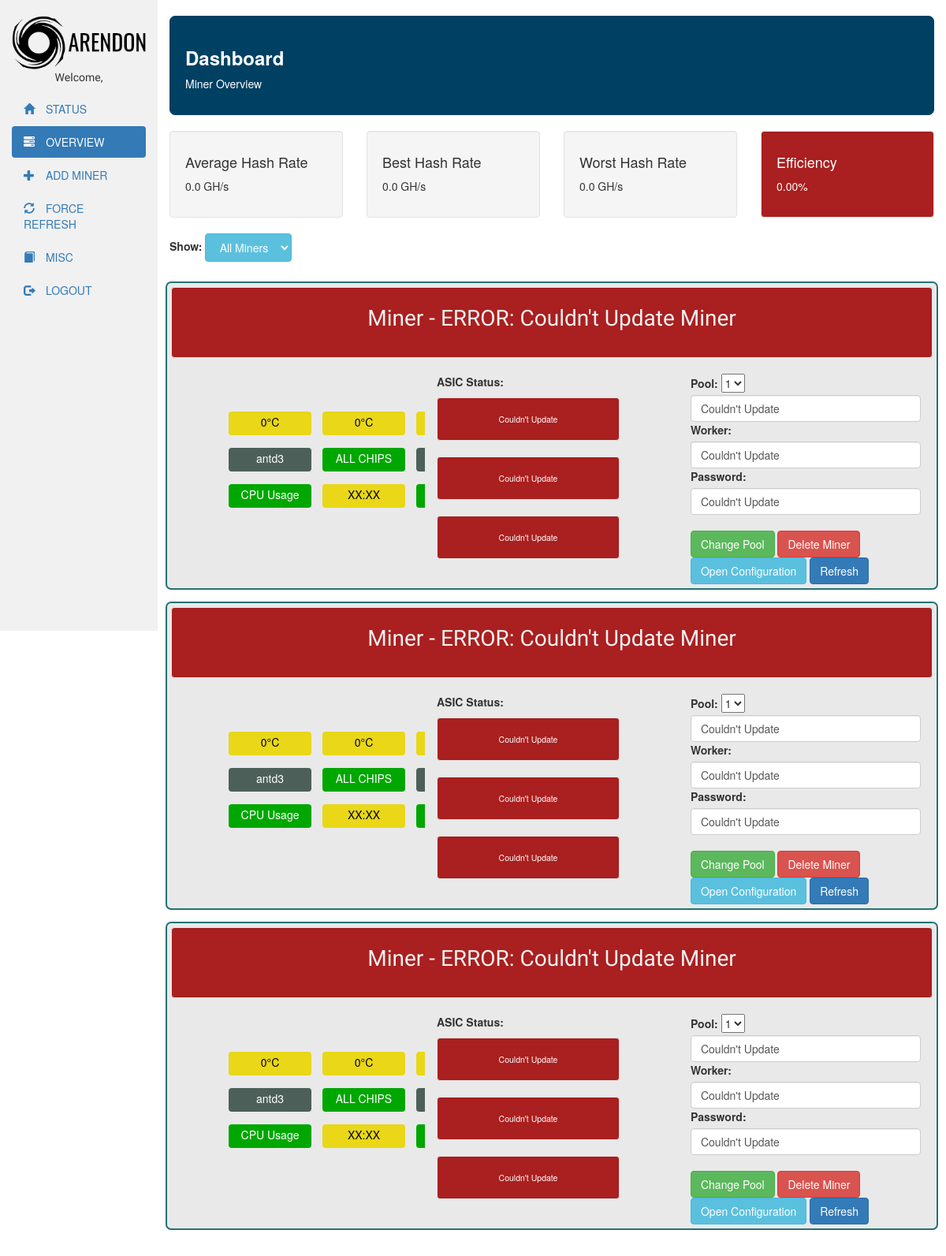
/overview/ (signed in), run on an earlier commit of the app's database.
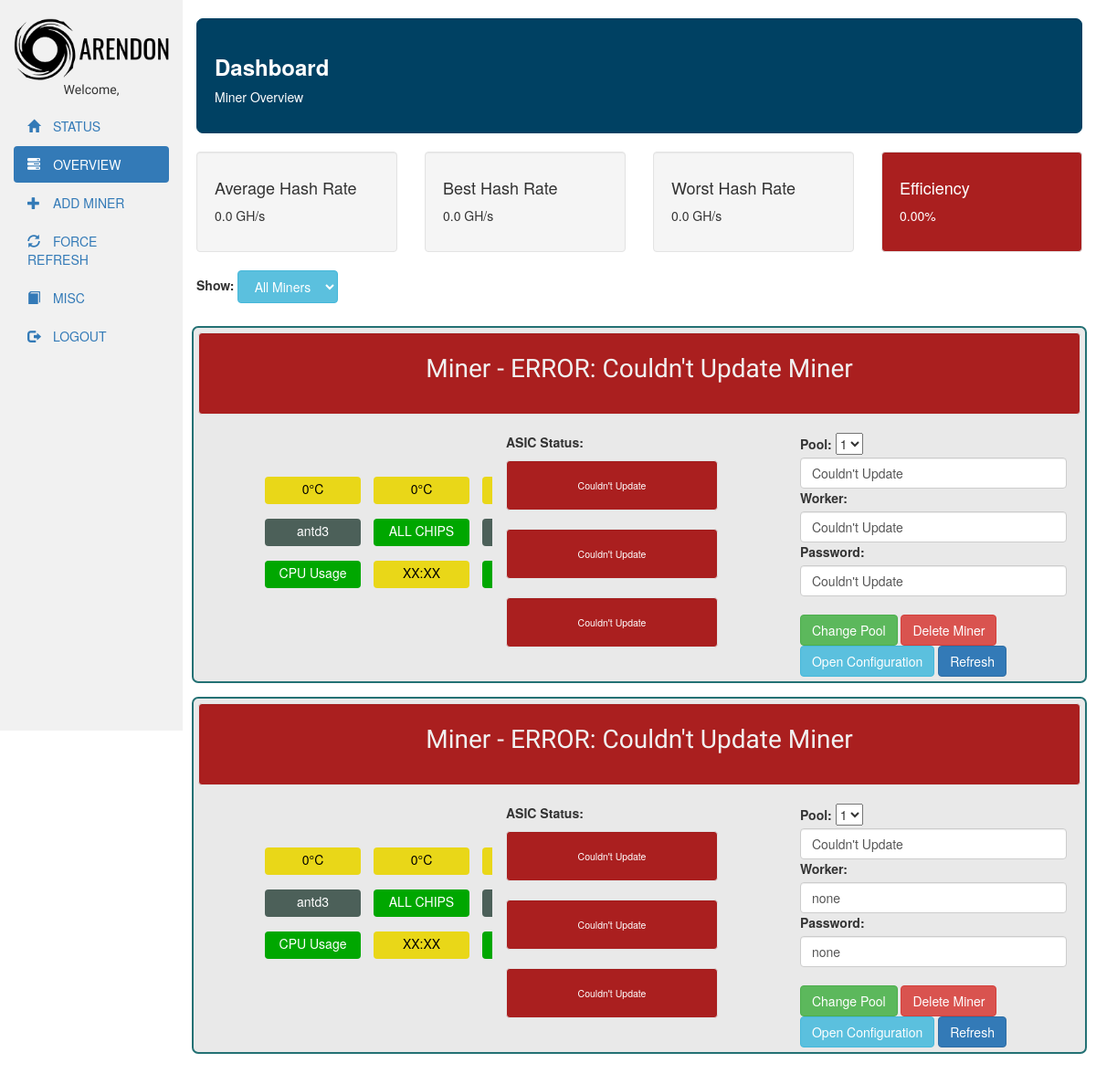
And on a later commit of the database.
### webapp/models.py (models this page shows)
class Miner(models.Model):
    miner_choices = (
    ('antd3','Antminer D3'),
    ('antl3', 'Antminer L3'),
)
    name = models.CharField(max_length=30)
    ip = models.GenericIPAddressField()
    type = models.CharField(max_length=20, choices=miner_choices, default='antd3')
    username = models.CharField(max_length=20, default='root')
    password = models.CharField(max_length=20, default='root')
    sshpassword = models.CharField(max_length=20, default='admin')
    pool_one = models.CharField(max_length=100, default='')
    pool_one_worker = models.CharField(max_length=70, default='')
    pool_one_password = models.CharField(max_length=30, default='')
    pool_two = models.CharField(max_length=100, default='')
    pool_two_worker = models.CharField(max_length=70, default='')
    pool_two_password = models.CharField(max_length=30, default='')
    pool_three = models.CharField(max_length=100, default='')
    pool_three_worker = models.CharField(max_length=70, default='')
    pool_three_password = models.CharField(max_length=30, default='')
    hash_rate = models.FloatField()
    chain_1_temp = models.IntegerField(default=0)
    chain_2_temp = models.IntegerField(default=0)
    chain_3_temp = models.IntegerField(default=0)
    uptime = models.CharField(max_length=20, default='XX:XX')
    asic1 = models.CharField(max_length=70, default='NONE')
    asic2 = models.CharField(max_length=70, default='NONE')
    asic3 = models.CharField(max_length=70, default='NONE')
    bitmain_vil = models.CharField(max_length=10, default='true')
    bitmain_freq = models.CharField(max_length=10, default='0')
    has_error = models.BooleanField(default=True)
    def __unicode__(self):
        return self.name

### webapp/views.py (the view)
# urls.py: url(r'^overview/$',views.overview,name='overview'),
@login_required(login_url='/login/')
def overview(request):
	global HASH_BENCHMARK
	global deleted
	global added
	global pool_change
	global force_ref
	template_dict = {}
	query_list = Miner.objects.all()
	print query_list
	sum = 0.0
	counter = 0.0
	average_hash = 0.0
	high_hash = 0.0
	low_hash = 10000000000000000000.0
	has_miners = False
	for miner in query_list:
		has_miners = True
		if miner.hash_rate > high_hash:
			high_hash = miner.hash_rate
		if miner.hash_rate < low_hash:
			low_hash = miner.hash_rate
		sum = sum + miner.hash_rate
		counter = counter + 1.0
	if counter != 0.0:
		average_hash = str(sum/counter)
	if low_hash == 10000000000000000000.0:
		low_hash = 0.0
	template_dict['eff'] = "{0:.2f}".format((float(average_hash)/HASH_BENCHMARK)*100)
	template_dict['object_list'] = query_list
	template_dict['avg_hash'] = average_hash
	template_dict['min_hash'] = low_hash
	template_dict['max_hash'] = high_hash
	template_dict['miners'] = query_list
	template_dict['user'] = request.user.get_short_name()
	template_dict['has_miners'] = has_miners
	template_dict['refresh_redirect'] = '/overview'
	efficiency = (float(average_hash)/HASH_BENCHMARK)*100
	if efficiency < 70.0:
		template_dict['slow_hash'] = True
	else:
		template_dict['slow_hash'] = False
	if deleted:
		template_dict['deleted'] = True
		deleted = False
	else:
	 	template_dict['deleted'] = False
	if added:
		template_dict['added'] = True
		added = False
	else:
	 	template_dict['added'] = False
	if pool_change:
		template_dict['pool_change'] = True
		pool_change = False
	else:
	 	template_dict['pool_change'] = False
	if force_ref:
		template_dict['force_ref'] = True
		force_ref = False
	else:
	 	template_dict['force_ref'] = False
	return render(request,'webapp/template.html',template_dict)

### webapp/templates/webapp/template.html (shortened to what this page needs)
<!DOCTYPE html>
<html lang="en">
<head>
  {% load static %}
  <link rel="stylesheet" href="https://maxcdn.bootstrapcdn.com/bootstrap/3.3.7/css/bootstrap.min.css">
  <link href="https://cdnjs.cloudflare.com/ajax/libs/sweetalert/1.1.3/sweetalert.css" rel="stylesheet" />
      <div class="container-fluid">
        <div class="row content">
          <div class="col-sm-2 sidenav hidden-xs" style="height:100vh">
            <br>
            <img src="/static/webapp/logo.png" width="100%">
            <p style="text-align:center;font-family: Ubuntu; ">Welcome, {{user}}</p>
            <ul class="nav nav-pills nav-stacked">
              <li><a href="/">
                <span class="glyphicon glyphicon-home"></span> STATUS</a></li>
              <li class="active "><a href="/overview">
                <span class="glyphicon glyphicon-tasks"></span>  OVERVIEW</a></li>
              <li><a href="/minerform">
                <span class="glyphicon glyphicon-plus"></span> ADD MINER</a></li>
              <li><a id="force" href="/force_refresh">
                <span class="glyphicon glyphicon-refresh"></span> FORCE REFRESH</a></li>
              <li><a href="/copyright">
                <span class="glyphicon glyphicon-book"></span> MISC</a></li>
              <li><a href="/logout/?next=/thanks">
                <span class="glyphicon glyphicon-log-out"></span> LOGOUT</a></li>
            </ul><br>
          </div>
          <br>
</head>
<body>
    <div class="col-sm-10">
      <div class="well"style="border: 1px solid #004163;border-radius:7px;background-color:#004163 ">
        <h3 style="font-weight: bold;color: white;">Dashboard</h3>
        <p style="color: white">Miner Overview</p>
      </div>
      <div class="row">
        <div class="col-sm-3">
          <div class="well">
            <h4>Average Hash Rate</h4>
            <p>{{avg_hash}} GH/s</p>
          </div>
        </div>
        <div class="col-sm-3">
          <div class="well">
            <h4>Best Hash Rate</h4>
            <p>{{max_hash}} GH/s</p>
          </div>
        </div>
        <div class="col-sm-3">
          <div class="well">
            <h4>Worst Hash Rate</h4>
            <p>{{min_hash}} GH/s</p>
          </div>
        </div>
        <div class="col-sm-3">
          {% if slow_hash and has_miners%}
          <div class="well" style="color: white; background-color:#AA1F1F;">
            <h4>Efficiency</h4>
            <p>{{eff}}%</p>
          {% else %}
          <div class="well">
            <h4>Efficiency</h4>
            <p>{{eff}}%</p>
          {% endif %}
          </div>
        </div>
      </div>
    {% if has_miners %}
    <div>
      <form class="form-group" onclick="refresh_miners(this)">
        <label for="show_miners">Show: </label>
        <select name="show_miners" class="btn btn-info dropdown-toggle" id=show_miners >
            <option value="all" selected> All Miners </option>
        </select>
      </form>
    </div>
    {% endif %}
      <div id="d3_miners">
      {% for miner in object_list %}
      {% if 'D3' in miner.type|upper %}
      <div class="row">
            <div class="container-fluid miner_cont" id=miner{{miner.id}}>
                {% if 'ERROR' in miner.name %}
                <div class="well miner_title_cont" style="background-color:#AA1F1F;">
                    <p class="miner_title">Miner - {{miner.name}}</p>
                </div>
                {% else %}
                <div class="well miner_title_cont">
                    <p class="miner_title">Miner - {{miner.name}}</p>
                </div>
                {% endif %}
                  <div class="col-sm-4">
                  <table class="table-condensed table-striped" style="margin-left: 50px;">
                      <br>
                      <br>
                        <tbody>
                            <tr style="background-color: #E9E9E9">
                            {% if miner.chain_1_temp < 50 %}
                            <td><div class="result_box_0 classify-warn" title="Chip 1">{{miner.chain_1_temp}}°C</div></td>
                            {% elif miner.chain_1_temp >= 50 and miner.chain_1_temp < 70 %}
                            <td><div class="result_box_0 classify-good" title="Chip 1">{{miner.chain_1_temp}}°C</div></td>
                            {% elif miner.chain_1_temp >= 70 and miner.chain_1_temp < 80 %}
                            <td><div class="result_box_0 classify-warn" title="Chip 1">{{miner.chain_1_temp}}°C</div></td>
                            {% elif miner.chain_1_xtemp >= 80 %}
                            <td><div class="result_box_0 classify-bad" title="Chip 1">{{miner.chain_1_temp}}°C</div></td>
                            {% else %}
                            <td><div class="result_box_0 classify-text" title="Chip 2">{{miner.chain_1_temp}}°C</div></td>
                            {% endif %}
                            {% if miner.chain_2_temp < 50 %}
                            <td><div class="result_box_0 classify-warn" title="Chip 2">{{miner.chain_2_temp}}°C</div></td>
                            {% elif miner.chain_2_temp >= 50 and miner.chain_2_temp < 70 %}
                            <td><div class="result_box_0 classify-good" title="Chip 2">{{miner.chain_2_temp}}°C</div></td>
                            {% elif miner.chain_2_temp >= 70 and miner.chain_2_temp < 80 %}
                            <td><div class="result_box_0 classify-warn" title="Chip 2">{{miner.chain_2_temp}}°C</div></td>
                            {% elif miner.chain_2_temp >= 80 %}
                            <td><div class="result_box_0 classify-bad" title="Chip 2">{{miner.chain_2_temp}}°C</div></td>
                            {% else %}
                            <td><div class="result_box_0 classify-text" title="Chip 2">{{miner.chain_1_temp}}°C</div></td>
                            {% endif %}
                            {% if miner.chain_3_temp < 50 %}
                            <td><div class="result_box_0 classify-warn" title="Chip 3">{{miner.chain_3_temp}}°C</div></td>
                            {% elif miner.chain_3_temp >= 50 and miner.chain_3_temp < 70 %}
                            <td><div class="result_box_0 classify-good" title="Chip 3">{{miner.chain_3_temp}}°C</div></td>
                            {% elif miner.chain_3_temp >= 70 and miner.chain_3_temp < 80 %}
                            <td><div class="result_box_0 classify-warn" title="Chip 3">{{miner.chain_3_temp}}°C</div></td>
                            {% elif miner.chain_3_temp >= 80 %}
                            <td><div class="result_box_0 classify-bad" title="Chip 3">{{miner.chain_3_temp}}°C</div></td>
                            {% else %}
                            <td><div class="result_box_0 classify-text" title="Chip 3">{{miner.chain_1_temp}}°C</div></td>
                            {% endif %}
                            </tr>
                            <tr style="background-color: #E9E9E9">
				    <td><div class="result_box_0 classify-text" title="Miner Type">{{ miner.type }}</div></td>
                <td><div class="result_box_0 classify-good">ALL CHIPS</div> </td>
                <td><div class="result_box_0 classify-text" title="IP Address">{{miner.ip}}</div> </td>
                            </tr>
                            <tr style="background-color: #E9E9E9">
                <td><div class="result_box_0 classify-good">CPU Usage</div></td>
                {% if ':' in miner.uptime %}
                <td><div class="result_box_0 classify-warn" title="Uptime (hrs)">{{miner.uptime}}</div> </td>
                {% else %}
                <td><div class="result_box_0 classify-good" title="Uptime (days)">{{miner.uptime}}</div> </td>
                {% endif %}
                <td><div class="result_box_0 classify-good" title="Rate (GH/s)">{{miner.hash_rate}}</div> </td>
                            </tr>
                        </tbody>
                  </table>
              </div>
              <div class="col-sm-4"style="background-color: #E9E9E9">
                  <p style="text-align:left;font-weight:bold">ASIC Status:</p>
                  {% if 'x' in miner.asic1  or 'Couldn' in miner.asic1 %}
                  <div class="well classify-bad" style="font-size:0.75em; margin-right: 60px; text-align:center " title="Chip 1">
                    {{miner.asic1}}
                  </div>
                  {% else %}
                  <div class="well classify-good" style="font-size:0.75em; margin-right: 60px; text-align:center " title="Chip 1">
                    {{miner.asic1}}
                  </div>
                  {% endif %}
                  {% if 'x' in miner.asic2  or 'Couldn' in miner.asic2 %}
                  <div class="well classify-bad" style="font-size:0.75em; margin-right: 60px; text-align:center " title="Chip 2">
                    {{miner.asic2}}
                  </div>
                  {% else %}
                  <div class="well classify-good" style="font-size:0.75em; margin-right: 60px; text-align:center " title="Chip 2">
                    {{miner.asic2}}
                  </div>
                  {% endif %}
                  {% if 'x' in miner.asic3  or 'Couldn' in miner.asic3 %}
                  <div class="well classify-bad" style="font-size:0.75em; margin-right: 60px; text-align:center " title="Chip 3">
                    {{miner.asic3}}
                  </div>
                  {% else %}
                  <div class="well classify-good" style="font-size:0.75em; margin-right: 60px; text-align:center " title="Chip 3">
                    {{miner.asic3}}
                  </div>
                  {% endif %}
              </div>
                  <div class="col-sm-4">
                      <form class="form-group" action="/change_pools/" method="post" style="display:inline">
                            <label for="pool">Pool: </label>
                            <select name="pool" id={{miner.id}}select onclick="selectChange(this,{{miner.id}},'{{miner.pool_one}}','{{miner.pool_two}}',
                            '{{miner.pool_three}}','{{miner.pool_one_worker}}','{{miner.pool_two_worker}}','{{miner.pool_three_worker}}',
                            '{{miner.pool_one_password}}','{{miner.pool_two_password}}','{{miner.pool_three_password}}')" >
                                <option value="1"> 1 </option>
                            </select>
                            <input type="text" class="form-control" name="{{miner.id}}pool" id="{{miner.id}}pool"
                                value="{{miner.pool_one}}">
                            <label for="worker">Worker: </label>
                            <input type="text" class="form-control" name="{{miner.id}}poolworker" id="{{miner.id}}poolworker"
                            value="{{miner.pool_one_worker}}">
                            <label for="password">Password: </label>
                            <input type="text" class="form-control" name="{{miner.id}}poolpassword" id="{{miner.id}}poolpassword"
                            value="{{miner.pool_one_password}}">
                            <br>
                            <input type="submit" name = "{{miner.id}}changepool" value="Change Pool"
                            class="btn btn-success"></form>
                            <form action="/delete_miner/" method="post" style="display:inline">
                                    <input type="submit" name = "{{miner.id}}delete" value="Delete Miner"
                                    class="btn btn-danger">
                                    <a href="http://{{miner.ip}}/cgi-bin/minerConfiguration.cgi" target="_blank"
                                    class="btn btn-info" id={{miner.id}}openpage>Open Configuration</a>
                                    </form>
                            <form action="/refresh_one/" method="post" style="display:inline">
                                    <input type="submit" name = "{{miner.id}}update" value="Refresh"
                                    class="btn btn-primary">
                                    </form>
                  </div>
          </div>
          </div>
        {% endif %}
        {% endfor %}
      </div>
          <br>
          <br>
    </div>
</body>
</html>

What changed in the data, as far as the page shows it:
removed Miner: name "ERROR: Couldn't Update Miner", chain_1_temp "0", chain_2_temp "0", type "antd3", uptime "XX:XX", asic1 "Couldn't Update", asic2 "Couldn't Update", asic3 "Couldn't Update", pool "1", pool_one "Couldn't Update", pool_one_worker "Couldn't Update", pool_one_password "Couldn't Update"
changed Miner: pool_one_worker "Couldn't Update" → "none"; pool_one_password "Couldn't Update" → "none"
